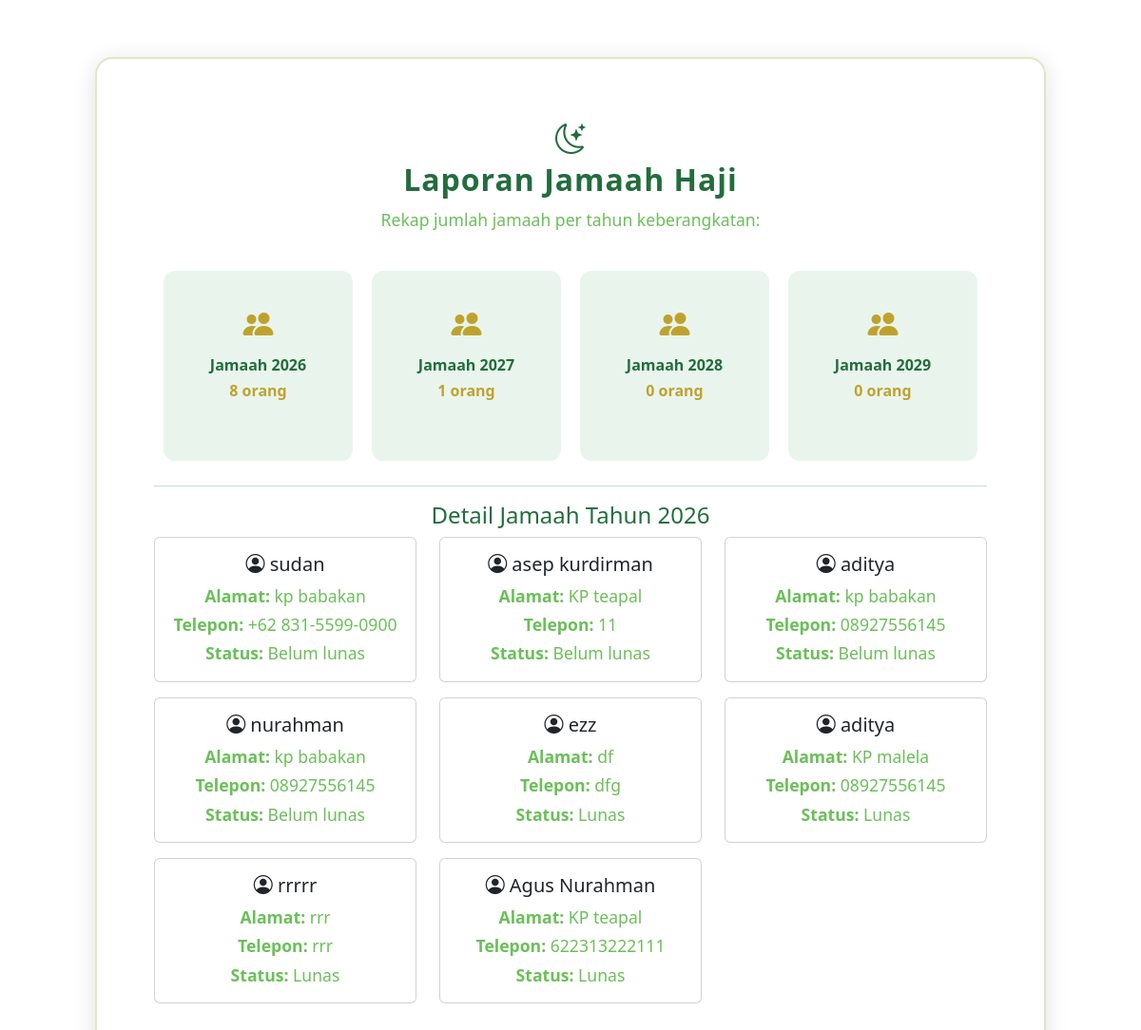
Page /contern/jamaahHaji/laporan.php?tahun=2026 on the committed database.
### tables this page shows
CREATE TABLE `jamaah_haji` (
  `id` int NOT NULL,
  `foto` varchar(100) NOT NULL,
  `nik` varchar(20) NOT NULL,
  `no_porsi` varchar(30) NOT NULL,
  `nama_lengkap` varchar(100) NOT NULL,
  `jenis_kelamin` varchar(20) DEFAULT NULL,
  `tanggal_lahir` date NOT NULL,
  `alamat` varchar(200) DEFAULT NULL,
  `telepon` varchar(30) DEFAULT NULL,
  `no_paspor` varchar(20) DEFAULT NULL,
  `golongan_darah` varchar(5) DEFAULT NULL,
  `penyakit_bawaan` varchar(100) DEFAULT NULL,
  `jadwal_berangkat` date DEFAULT NULL,
  `status` varchar(250) NOT NULL,
  `data_pulang` date DEFAULT NULL,
  `id_pembimbing` int DEFAULT NULL
);

### contern/jamaahHaji/laporan.php (the view, shortened to what this page needs)
<?php
include __DIR__ . '/../../backend/query/read.php';
$jumlah2026 = $conn->query("SELECT COUNT(*) as jml FROM jamaah_haji WHERE YEAR(jadwal_berangkat) = 2026")->fetch_assoc()['jml'];
$jumlah2027 = $conn->query("SELECT COUNT(*) as jml FROM jamaah_haji WHERE YEAR(jadwal_berangkat) = 2027")->fetch_assoc()['jml'];
$jumlah2028 = $conn->query("SELECT COUNT(*) as jml FROM jamaah_haji WHERE YEAR(jadwal_berangkat) = 2028")->fetch_assoc()['jml'];
$jumlah2029 = $conn->query("SELECT COUNT(*) as jml FROM jamaah_haji WHERE YEAR(jadwal_berangkat) = 2029")->fetch_assoc()['jml'];
?>
<!DOCTYPE html>
<html lang="id">
<head>
    <link rel="stylesheet" href="../../jamaahHaji/index.css">
    <link rel="stylesheet" href="https://cdn.jsdelivr.net/npm/bootstrap@5.3.7/dist/css/bootstrap.min.css" />
    <link rel="stylesheet" href="https://cdn.jsdelivr.net/npm/bootstrap-icons@1.13.1/font/bootstrap-icons.min.css" />
    <link rel="stylesheet" href="../dasboard/index.css" />
</head>
<body>
    <div class="conten">
        <span style="font-size:2rem; color:#226d3d;"><i class="bi bi-moon-stars"></i></span>
        <h2>Laporan Jamaah Haji</h2>
        <p>Rekap jumlah jamaah per tahun keberangkatan:</p>
        <div class="d-flex justify-content-center flex-wrap">
            <a href="?tahun=2026" style="text-decoration:none; color:inherit;" class="stat-card">
                <i class="bi bi-people-fill"></i>
                <h5>Jamaah 2026</h5>
                <p><?= $jumlah2026 ?> orang</p>
            </a>
            <a href="?tahun=2027" style="text-decoration:none; color:inherit;" class="stat-card">
                <i class="bi bi-people-fill"></i>
                <h5>Jamaah 2027</h5>
                <p><?= $jumlah2027 ?> orang</p>
            </a>
            <a href="?tahun=2028" style="text-decoration:none; color:inherit;" class="stat-card">
                <i class="bi bi-people-fill"></i>
                <h5>Jamaah 2028</h5>
                <p><?= $jumlah2028 ?> orang</p>
            </a>
            <a href="?tahun=2029" style="text-decoration:none; color:inherit;" class="stat-card">
                <i class="bi bi-people-fill"></i>
                <h5>Jamaah 2029</h5>
                <p><?= $jumlah2029 ?> orang</p>
            </a>
        </div>
        <?php
        if (isset($_GET['tahun'])) {
            $tahun = intval($_GET['tahun']);
            echo "<hr><h4>Detail Jamaah Tahun $tahun</h4>";
            $q = $conn->query("SELECT * FROM jamaah_haji WHERE YEAR(jadwal_berangkat) = $tahun");
            echo '<div class="row">';
            while ($row = $q->fetch_assoc()) {
                echo '<div class="col-md-4 mb-3">';
                echo '<div class="card card-jamaah" onclick="window.location.href=\'detailJamaah.php?id=' . $row['id'] . '\'">';
                echo '<div class="card-body">';
                echo '<h5 class="card-title"><i class="bi bi-person-circle"></i> ' . htmlspecialchars($row['nama_lengkap']) . '</h5>';
                echo '<p class="card-text mb-1"><strong>Alamat:</strong> ' . htmlspecialchars($row['alamat']) . '</p>';
                echo '<p class="card-text mb-1"><strong>Telepon:</strong> ' . htmlspecialchars($row['telepon']) . '</p>';
                echo '<p class="card-text"><strong>Status:</strong> ' . htmlspecialchars($row['status']) . '</p>';
                echo '</div></div></div>';
            }
            echo '</div>';
        }
        ?>
    </div>
</body>
</html>

### index.css (style rules this page uses)
body { height: 100vh; margin: 0; }
a { color: #388e3c; text-decoration: none; }

### contern/dasboard/index.css (style rules this page uses)
body { margin: 0; font-family: 'Segoe UI', sans-serif; background: url('https://images.pexels.com/photos/2291789/pexels-photo-2291789.jpeg') no-repeat center center fixed; background-size: cover; }
.conten { margin: 60px auto; max-width: 1000px; background: rgba(255, 255, 255, 0.85); border-radius: 18px; box-shadow: 0 4px 24px rgba(0, 0, 0, 0.12); padding: 60px 60px; color: #226d3d; text-align: center; border: 2px solid #e0e7c7; }
.conten h2 { color: #226d3d; font-weight: bold; margin-bottom: 10px; letter-spacing: 1px; }
.conten p { color: #6bbf59; font-size: 1.1rem; margin-bottom: 30px; }
.stat-card { background: #e9f5ec; padding: 30px; border-radius: 12px; margin: 10px; flex: 1; min-width: 120px; height: 200px; display: flex; flex-direction: column; justify-content: center; }
.stat-card i { font-size: 2rem; color: #bfa22e; margin-bottom: 10px; }
.stat-card h5 { font-size: 1rem; font-weight: bold; margin-bottom: 5px; color: #226d3d; }
.stat-card p { font-size: 1rem; font-weight: bold; color: #bfa22e; }

### rows in the picture
jamaah_haji: nama_lengkap "sudan", alamat "kp babakan", telepon "+62 831-5599-0900", status "Belum lunas"
jamaah_haji: nama_lengkap "asep kurdirman", alamat "KP teapal", telepon "11", status "Belum lunas"
jamaah_haji: nama_lengkap "aditya", alamat "kp babakan", telepon "08927556145", status "Belum lunas"
jamaah_haji: nama_lengkap "nurahman", alamat "kp babakan", telepon "08927556145", status "Belum lunas"
jamaah_haji: nama_lengkap "ezz", alamat "df", telepon "dfg", status "Lunas"
jamaah_haji: nama_lengkap "aditya", alamat "KP malela", telepon "08927556145", status "Lunas"
jamaah_haji: nama_lengkap "rrrrr", alamat "rrr", telepon "rrr", status "Lunas"
jamaah_haji: nama_lengkap "Agus Nurahman", alamat "KP teapal", telepon "622313222111", status "Lunas"

### other values in the picture
$jumlah2026 "8"
$jumlah2027 "1"
$jumlah2028 "0"
$jumlah2029 "0"
$tahun "2026"
